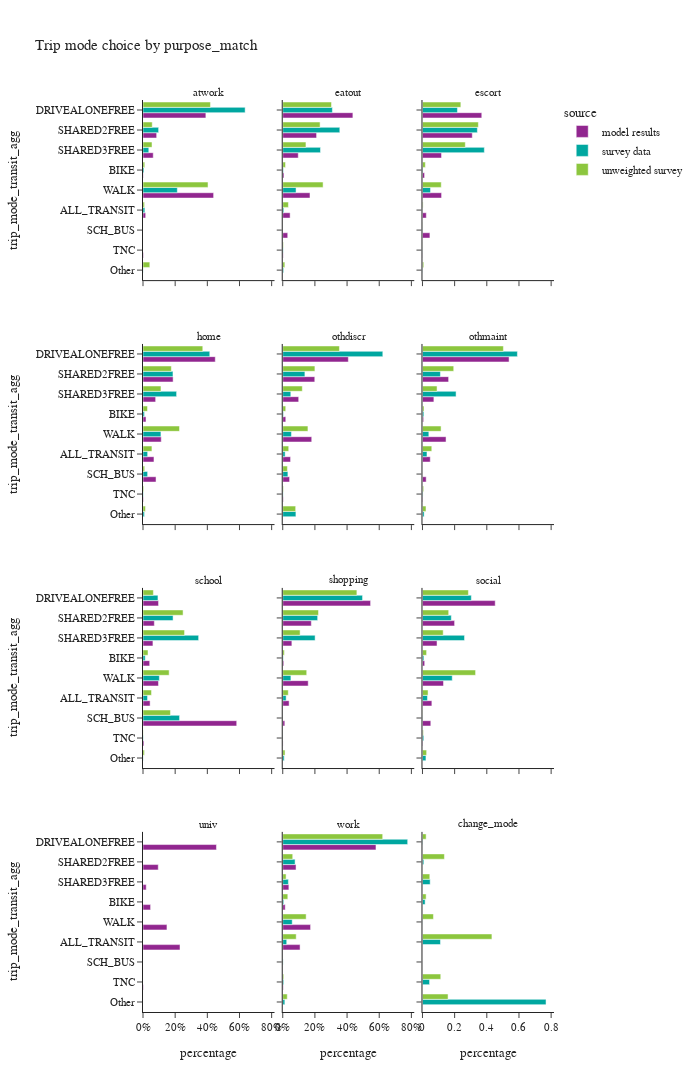
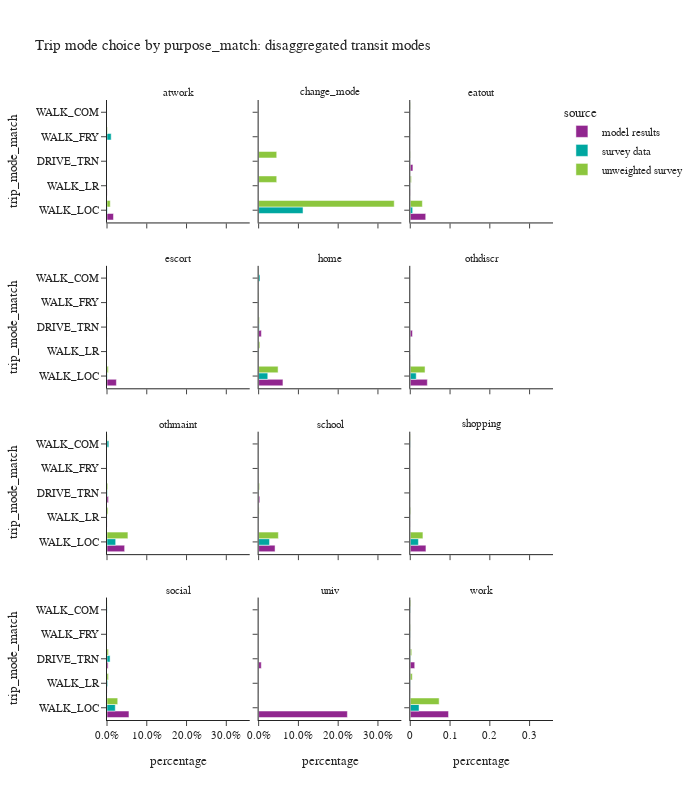

Notebook code cell kept with these figures, in order:
### Code cell
plot_mode_choice(trip_data,'purpose_match',3,1200)
plot_mode_choice_transit(trip_data,'purpose_match',3,800)
